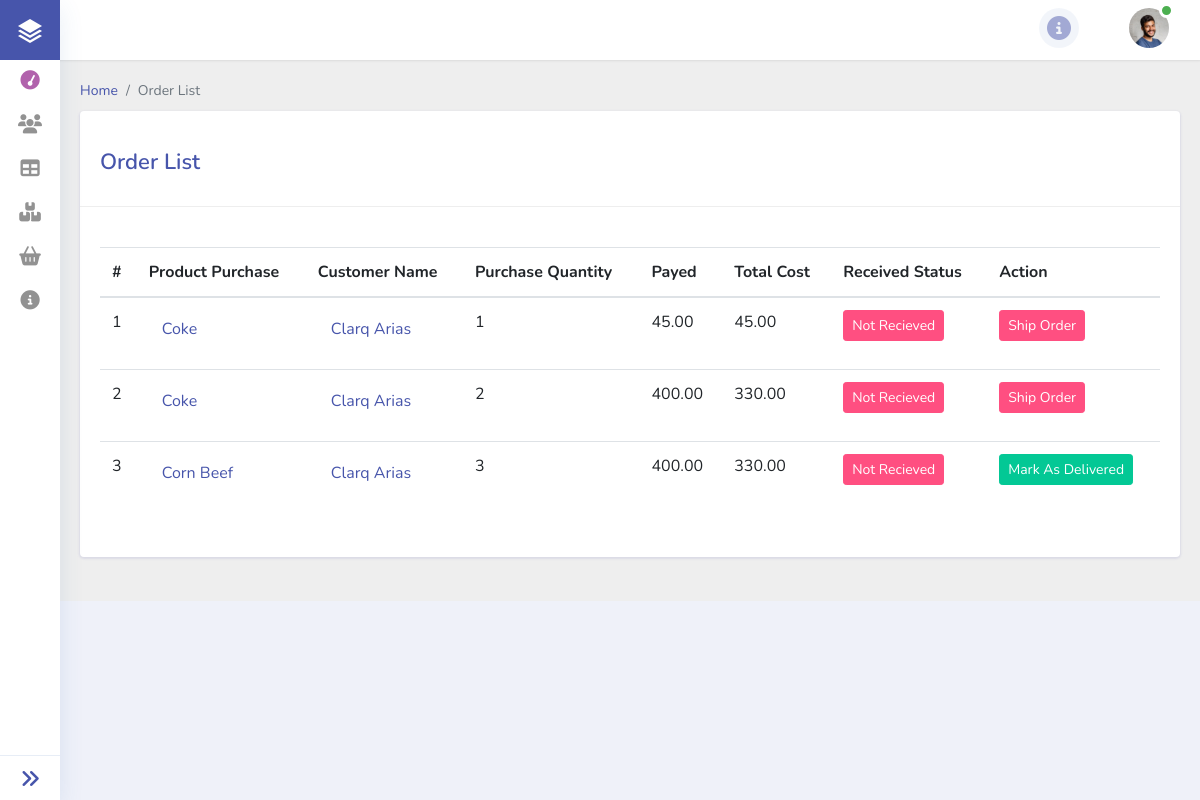
The page /dashboard/order.php (signed in) on the database its author committed.
### tables this page shows
CREATE TABLE `tbl_order` (
  `order_id` int(255) NOT NULL,
  `customer_id` int(255) NOT NULL,
  `product_id` int(255) NOT NULL,
  `payed` decimal(10,2) NOT NULL,
  `quantity_buy` int(200) NOT NULL,
  `total_cost` decimal(10,2) NOT NULL,
  `is_received` tinyint(1) NOT NULL,
  `is_delivered` tinyint(1) NOT NULL
);

CREATE TABLE `tbl_product` (
  `product_id` int(255) NOT NULL,
  `supplier_id` int(255) NOT NULL,
  `category_id` int(255) NOT NULL,
  `product_name` varchar(300) NOT NULL,
  `description` varchar(500) NOT NULL,
  `price` decimal(10,2) NOT NULL,
  `stock` int(255) NOT NULL,
  `expiry_date` date NOT NULL,
  `image` varchar(300) DEFAULT NULL
);

CREATE TABLE `tbl_customer_info` (
  `customer_info_id` int(255) NOT NULL,
  `customer_id` int(255) NOT NULL,
  `firstname` varchar(300) DEFAULT NULL,
  `lastname` varchar(300) DEFAULT NULL,
  `birthdate` date DEFAULT NULL,
  `gender` varchar(100) DEFAULT NULL,
  `age` int(100) DEFAULT NULL,
  `phone_num` bigint(20) DEFAULT NULL,
  `municipality` varchar(300) DEFAULT NULL,
  `province` varchar(300) DEFAULT NULL
);

### dashboard/order.php (the view, shortened to what this page needs)
<?php
include '../template/header.php';
?>
<div class="main-content">
    <div class="container-fluid content-top-gap">
        <nav aria-label="breadcrumb">
            <ol class="breadcrumb my-breadcrumb">
                <li class="breadcrumb-item"><a href="dashboard.php">Home</a></li>
                <li class="breadcrumb-item active" aria-current="page"><?= $_SESSION['title'] ?></li>
            </ol>
        </nav>
        <section class="forms">
            <div class="card card_border py-2 mb-4">
                <div class="cards__heading">
                    <h3><?= $_SESSION['title'] ?> <span></span></h3>
                </div>
                <div class="card-body">
                    <table id="orders" class="table table-hover text-capitalize" style="width:100%">
                        <thead>
                            <tr>
                                <th>#</th>
                                <th>Product Purchase</th>
                                <th>Customer Name</th>
                                <th>Purchase Quantity</th>
                                <th>Payed</th>
                                <th>Total Cost</th>
                                <th>Received Status</th>
                                <th>Action</th>
                            </tr>
                        </thead>
                        <tbody>
                            <?php
                            $sql = "SELECT *, (CASE WHEN `is_delivered` = 1 THEN 1 ELSE 0 END) as delivered FROM `tbl_order`
                            INNER JOIN tbl_customer_info ON tbl_customer_info.customer_info_id = tbl_order.customer_id
                            INNER JOIN tbl_product ON tbl_product.product_id = tbl_order.product_id
                            ORDER BY delivered ASC";
                            $result = $conn->query($sql);
                            $count = 0;
                            while ($row = $result->fetch_assoc()) {
                                $count++;
                                if ($row['is_delivered'] != 0) {
                                    $text = "Mark As Delivered";
                                    $color = "btn-success";
                                } else {
                                    $text = "Ship Order";
                                    $color = "btn-danger";
                                }
                                if ($row['is_received'] != 0) {
                                    $text2 = "Received";
                                    $color2 = "btn-success";
                                } else {
                                    $text2 = "Not Recieved";
                                    $color2 = "btn-danger";
                                }
                                ?>
                                <tr>
                                    <td><?= $count ?></td>
                                    <td>
                                        <form action="product.php" method="post">
                                            <button type="submit"
                                                class="btn text-primary text-capitalize"><?= $row['product_name'] ?></button>
                                        </form>
                                    </td>
                                    <td>
                                        <form action="customer_mgt.php" method="post">
                                            <button type="submit"
                                                class="btn text-primary text-capitalize"><?= $row['firstname'] . ' ' . $row['lastname'] ?></button>
                                        </form>
                                    </td>
                                    <td><?= $row['quantity_buy'] ?></td>
                                    <td><?= $row['payed'] ?></td>
                                    <td><?= $row['total_cost'] ?></td>
                                    <td><p class="btn btn-sm <?= $color2 ?>"><?= $text2 ?></p></td>
                                    <td>
                                        <button type="button" class="btn <?= $color ?> btn-sm mb-3" data-toggle="modal"
                                            data-target="#deliver<?= $row['order_id'] ?>">
                                            <?= $text ?>
                                        </button>
                                    </td>
                                </tr>
                            <?php } ?>
                        </tbody>
                    </table>
                </div>
            </div>
        </section>
    </div>
</div>
<?php include '../template/footer.php'; ?>b

### rows shown on the page
tbl_order: product.product_name "Coke", tbl_customer_info.firstname "Clarq", tbl_customer_info.lastname "Arias", quantity_buy "1", payed "45.00", total_cost "45.00", is_received "Not Recieved", is_delivered "Ship Order"
tbl_order: product.product_name "Coke", tbl_customer_info.firstname "Clarq", tbl_customer_info.lastname "Arias", quantity_buy "2", payed "400.00", total_cost "330.00", is_received "Not Recieved", is_delivered "Ship Order"
tbl_order: product.product_name "Corn Beef", tbl_customer_info.firstname "Clarq", tbl_customer_info.lastname "Arias", quantity_buy "3", payed "400.00", total_cost "330.00", is_received "Not Recieved", is_delivered "Mark As Delivered"

### other values the page prints
$_SESSION['title'] "Order List"
